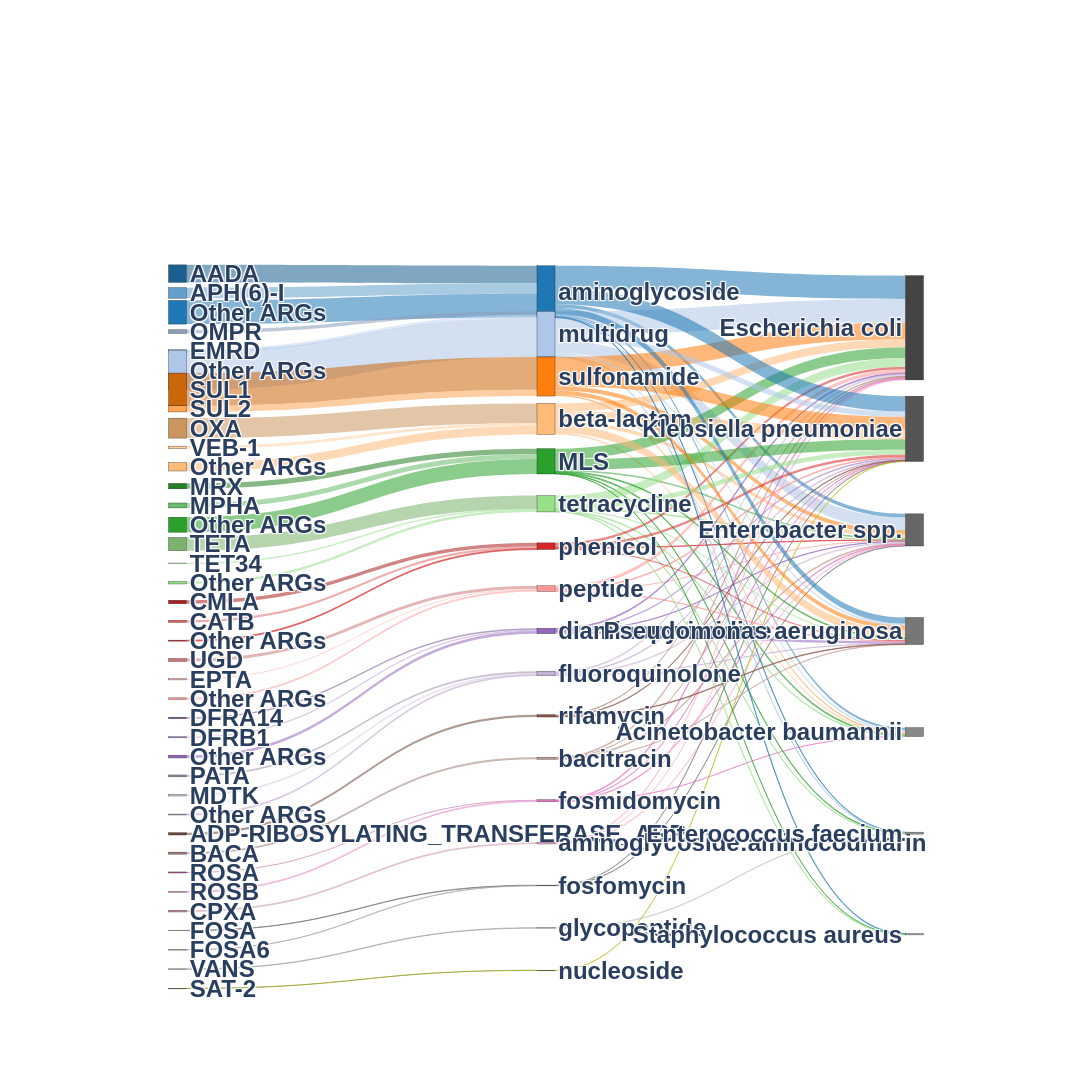

Here is the notebook cell this chart was saved with:
### Code cell
# Make all Sankey labels bold
labels = [f"<b>{label}</b>" for label in labels]

fig.update_layout(
    width=2200,
    height=3600,

    margin=dict(
        l=170,
        r=170,
        t=270,
        b=100
    ),

    font=dict(
        family="Arial",
        size=24
    ),

    paper_bgcolor="white",
    plot_bgcolor="white"
)

fig.show()

### Figure 1 — Plotly figure (JSON) as saved in the notebook; plotly's stock layout.template omitted (floating-point values rounded to 4 significant figures)
{"data": [{"arrangement": "fixed", "link": {"color": ["rgba(107,188,107,0.55)", "rgba(35,128,35,0.55)", "rgba(44,160,44,0.55)", "rgba(25,95,144,0.55)", "rgba(98,160,203,0.55)", "rgba(31,119,180,0.55)", "rgba(198,146,168,0.55)", "rgba(157,125,118,0.55)", "rgba(204,150,96,0.55)", "rgba(255,187,120,0.55)", "rgba(255,207,160,0.55)", "rgba(118,82,151,0.55)", "rgba(180,149,209,0.55)", "rgba(148,103,189,0.55)", "rgba(214,200,226,0.55)", "rgba(197,176,213,0.55)", "rgba(158,141,170,0.55)", "rgba(102,102,102,0.55)", "rgba(165,165,165,0.55)", "rgba(182,95,155,0.55)", "rgba(235,160,212,0.55)", "rgba(159,159,159,0.55)", "rgba(198,216,239,0.55)", "rgba(139,159,186,0.55)", "rgba(174,199,232,0.55)", "rgba(150,151,27,0.55)", "rgba(255,183,181,0.55)", "rgba(255,152,150,0.55)", "rgba(204,122,120,0.55)", "rgba(226,104,104,0.55)", "rgba(171,31,32,0.55)", "rgba(214,39,40,0.55)", "rgba(112,69,60,0.55)", "rgba(204,102,11,0.55)", "rgba(255,165,86,0.55)", "rgba(152,223,138,0.55)", "rgba(183,233,173,0.55)", "rgba(122,178,110,0.55)", "rgba(44,160,44,0.55)", "rgba(31,119,180,0.55)", "rgba(255,187,120,0.55)", "rgba(227,119,194,0.55)", "rgba(174,199,232,0.55)", "rgba(255,127,14,0.55)", "rgba(152,223,138,0.55)", "rgba(44,160,44,0.55)", "rgba(31,119,180,0.55)", "rgba(247,182,210,0.55)", "rgba(196,156,148,0.55)", "rgba(255,187,120,0.55)", "rgba(148,103,189,0.55)", "rgba(197,176,213,0.55)", "rgba(127,127,127,0.55)", "rgba(227,119,194,0.55)", "rgba(174,199,232,0.55)", "rgba(255,152,150,0.55)", "rgba(214,39,40,0.55)", "rgba(255,127,14,0.55)", "rgba(152,223,138,0.55)", "rgba(44,160,44,0.55)", "rgba(31,119,180,0.55)", "rgba(199,199,199,0.55)", "rgba(174,199,232,0.55)", "rgba(152,223,138,0.55)", "rgba(44,160,44,0.55)", "rgba(31,119,180,0.55)", "rgba(247,182,210,0.55)", "rgba(196,156,148,0.55)", "rgba(255,187,120,0.55)", "rgba(148,103,189,0.55)", "rgba(197,176,213,0.55)", "rgba(227,119,194,0.55)", "rgba(174,199,232,0.55)", "rgba(255,152,150,0.55)", "rgba(214,39,40,0.55)", "rgba(140,86,75,0.55)", "rgba(255,127,14,0.55)", "rgba(152,223,138,0.55)", "rgba(44,160,44,0.55)", "rgba(31,119,180,0.55)", "rgba(247,182,210,0.55)", "rgba(196,156,148,0.55)", "rgba(255,187,120,0.55)", "rgba(148,103,189,0.55)", "rgba(197,176,213,0.55)", "rgba(127,127,127,0.55)", "rgba(227,119,194,0.55)", "rgba(174,199,232,0.55)", "rgba(188,189,34,0.55)", "rgba(255,152,150,0.55)", "rgba(214,39,40,0.55)", "rgba(140,86,75,0.55)", "rgba(255,127,14,0.55)", "rgba(152,223,138,0.55)", "rgba(44,160,44,0.55)", "rgba(31,119,180,0.55)", "rgba(196,156,148,0.55)", "rgba(255,187,120,0.55)", "rgba(148,103,189,0.55)", "rgba(197,176,213,0.55)", "rgba(174,199,232,0.55)", "rgba(255,152,150,0.55)", "rgba(214,39,40,0.55)", "rgba(140,86,75,0.55)", "rgba(255,127,14,0.55)", "rgba(152,223,138,0.55)", "rgba(44,160,44,0.55)", "rgba(31,119,180,0.55)", "rgba(152,223,138,0.55)"], "hovertemplate": "<b>%{source.label}</b> → <b>%{target.label}</b><br>Read associations: %{value:,}<extra></extra>", "source": [12, 11, 13, 0, 1, 2, 33, 30, 8, 10, 9, 23, 24, 25, 27, 28, 26, 34, 35, 31, 32, 36, 4, 3, 5, 37, 21, 22, 20, 18, 17, 19, 29, 6, 7, 16, 15, 14, 42, 38, 41, 50, 39, 40, 43, 42, 38, 51, 49, 41, 46, 47, 52, 50, 39, 45, 44, 40, 43, 42, 38, 53, 39, 43, 42, 38, 51, 49, 41, 46, 47, 50, 39, 45, 44, 48, 40, 43, 42, 38, 51, 49, 41, 46, 47, 52, 50, 39, 54, 45, 44, 48, 40, 43, 42, 38, 49, 41, 46, 47, 39, 45, 44, 48, 40, 43, 42, 38, 43], "target": [42, 42, 42, 38, 38, 38, 51, 49, 41, 41, 41, 46, 46, 46, 47, 47, 47, 52, 52, 50, 50, 53, 39, 39, 39, 54, 45, 45, 45, 44, 44, 44, 48, 40, 40, 43, 43, 43, 59, 59, 59, 59, 59, 59, 59, 57, 57, 57, 57, 57, 57, 57, 57, 57, 57, 57, 57, 57, 57, 60, 60, 60, 60, 60, 55, 55, 55, 55, 55, 55, 55, 55, 55, 55, 55, 55, 55, 55, 56, 56, 56, 56, 56, 56, 56, 56, 56, 56, 56, 56, 56, 56, 56, 56, 58, 58, 58, 58, 58, 58, 58, 58, 58, 58, 58, 58, 61, 61, 61], "value": [50, 55, 153, 179, 108, 242, 18, 21, 203, 86, 27, 14, 12, 28, 16, 10, 19, 4, 3, 11, 9, 5, 32, 37, 397, 1, 12, 16, 30, 23, 35, 10, 24, 336, 63, 26, 7, 134, 10, 25, 13, 1, 20, 14, 7, 15, 36, 8, 9, 34, 3, 17, 4, 7, 130, 12, 3, 45, 5, 6, 3, 5, 3, 3, 109, 238, 9, 10, 83, 10, 20, 10, 240, 37, 25, 13, 170, 90, 106, 156, 1, 1, 100, 17, 6, 3, 2, 56, 1, 8, 27, 5, 128, 48, 9, 64, 1, 86, 24, 2, 17, 1, 13, 6, 42, 11, 3, 7, 3]}, "node": {"color": ["#195f90", "#62a0cb", "#1f77b4", "#8b9fba", "#c6d8ef", "#aec7e8", "#cc660b", "#ffa556", "#cc9660", "#ffcfa0", "#ffbb78", "#238023", "#6bbc6b", "#2ca02c", "#7ab26e", "#b7e9ad", "#98df8a", "#ab1f20", "#e26868", "#d62728", "#cc7a78", "#ffb7b5", "#ff9896", "#765297", "#b495d1", "#9467bd", "#9e8daa", "#d6c8e2", "#c5b0d5", "#70453c", "#9d7d76", "#b65f9b", "#eba0d4", "#c692a8", "#666666", "#a5a5a5", "#9f9f9f", "#96971b", "#1f77b4", "#aec7e8", "#ff7f0e", "#ffbb78", "#2ca02c", "#98df8a", "#d62728", "#ff9896", "#9467bd", "#c5b0d5", "#8c564b", "#c49c94", "#e377c2", "#f7b6d2", "#7f7f7f", "#c7c7c7", "#bcbd22", "#444444", "#555555", "#666666", "#777777", "#888888", "#999999", "#AAAAAA"], "hovertemplate": "<b>%{label}</b><extra></extra>", "label": ["<b><b><b><b>AADA</b></b></b></b>", "<b><b><b><b>APH(6)-I</b></b></b></b>", "<b><b><b><b>Other ARGs</b></b></b></b>", "<b><b><b><b>OMPR</b></b></b></b>", "<b><b><b><b>EMRD</b></b></b></b>", "<b><b><b><b>Other ARGs</b></b></b></b>", "<b><b><b><b>SUL1</b></b></b></b>", "<b><b><b><b>SUL2</b></b></b></b>", "<b><b><b><b>OXA</b></b></b></b>", "<b><b><b><b>VEB-1</b></b></b></b>", "<b><b><b><b>Other ARGs</b></b></b></b>", "<b><b><b><b>MRX</b></b></b></b>", "<b><b><b><b>MPHA</b></b></b></b>", "<b><b><b><b>Other ARGs</b></b></b></b>", "<b><b><b><b>TETA</b></b></b></b>", "<b><b><b><b>TET34</b></b></b></b>", "<b><b><b><b>Other ARGs</b></b></b></b>", "<b><b><b><b>CMLA</b></b></b></b>", "<b><b><b><b>CATB</b></b></b></b>", "<b><b><b><b>Other ARGs</b></b></b></b>", "<b><b><b><b>UGD</b></b></b></b>", "<b><b><b><b>EPTA</b></b></b></b>", "<b><b><b><b>Other ARGs</b></b></b></b>", "<b><b><b><b>DFRA14</b></b></b></b>", "<b><b><b><b>DFRB1</b></b></b></b>", "<b><b><b><b>Other ARGs</b></b></b></b>", "<b><b><b><b>PATA</b></b></b></b>", "<b><b><b><b>MDTK</b></b></b></b>", "<b><b><b><b>Other ARGs</b></b></b></b>", "<b><b><b><b>ADP-RIBOSYLATING_TRANSFERASE_ARR</b></b></b></b>", "<b><b><b><b>BACA</b></b></b></b>", "<b><b><b><b>ROSA</b></b></b></b>", "<b><b><b><b>ROSB</b></b></b></b>", "<b><b><b><b>CPXA</b></b></b></b>", "<b><b><b><b>FOSA</b></b></b></b>", "<b><b><b><b>FOSA6</b></b></b></b>", "<b><b><b><b>VANS</b></b></b></b>", "<b><b><b><b>SAT-2</b></b></b></b>", "<b><b><b><b>aminoglycoside</b></b></b></b>", "<b><b><b><b>multidrug</b></b></b></b>", "<b><b><b><b>sulfonamide</b></b></b></b>", "<b><b><b><b>beta-lactam</b></b></b></b>", "<b><b><b><b>MLS</b></b></b></b>", "<b><b><b><b>tetracycline</b></b></b></b>", "<b><b><b><b>phenicol</b></b></b></b>", "<b><b><b><b>peptide</b></b></b></b>", "<b><b><b><b>diaminopyrimidine</b></b></b></b>", "<b><b><b><b>fluoroquinolone</b></b></b></b>", "<b><b><b><b>rifamycin</b></b></b></b>", "<b><b><b><b>bacitracin</b></b></b></b>", "<b><b><b><b>fosmidomycin</b></b></b></b>", "<b><b><b><b>aminoglycoside:aminocoumarin</b></b></b></b>", "<b><b><b><b>fosfomycin</b></b></b></b>", "<b><b><b><b>glycopeptide</b></b></b></b>", "<b><b><b><b>nucleoside</b></b></b></b>", "<b><b><b><b>Escherichia coli</b></b></b></b>", "<b><b><b><b>Klebsiella pneumoniae</b></b></b></b>", "<b><b><b><b>Enterobacter spp.</b></b></b></b>", "<b><b><b><b>Pseudomonas aeruginosa</b></b></b></b>", "<b><b><b><b>Acinetobacter baumannii</b></b></b></b>", "<b><b><b><b>Enterococcus faecium</b></b></b></b>", "<b><b><b><b>Staphylococcus aureus</b></b></b></b>"], "line": {"color": "rgba(0,0,0,0.6)", "width": 0.5}, "pad": 25, "thickness": 18, "x": [0.01, 0.01, 0.01, 0.01, 0.01, 0.01, 0.01, 0.01, 0.01, 0.01, 0.01, 0.01, 0.01, 0.01, 0.01, 0.01, 0.01, 0.01, 0.01, 0.01, 0.01, 0.01, 0.01, 0.01, 0.01, 0.01, 0.01, 0.01, 0.01, 0.01, 0.01, 0.01, 0.01, 0.01, 0.01, 0.01, 0.01, 0.01, 0.5, 0.5, 0.5, 0.5, 0.5, 0.5, 0.5, 0.5, 0.5, 0.5, 0.5, 0.5, 0.5, 0.5, 0.5, 0.5, 0.5, 0.99, 0.99, 0.99, 0.99, 0.99, 0.99, 0.99], "y": [0.005, 0.03176, 0.05851, 0.08527, 0.112, 0.1388, 0.1655, 0.1923, 0.2191, 0.2458, 0.2726, 0.2993, 0.3261, 0.3528, 0.3796, 0.4064, 0.4331, 0.4599, 0.4866, 0.5134, 0.5401, 0.5669, 0.5936, 0.6204, 0.6472, 0.6739, 0.7007, 0.7274, 0.7542, 0.7809, 0.8077, 0.8345, 0.8612, 0.888, 0.9147, 0.9415, 0.9682, 0.995, 0.03, 0.08875, 0.1475, 0.2062, 0.265, 0.3237, 0.3825, 0.4413, 0.5, 0.5587, 0.6175, 0.6763, 0.735, 0.7937, 0.8525, 0.9113, 0.97, 0.08, 0.22, 0.36, 0.5, 0.64, 0.78, 0.92]}, "type": "sankey"}], "layout": {"font": {"family": "Arial", "size": 24}, "height": 3600, "margin": {"b": 100, "l": 170, "r": 170, "t": 270}, "paper_bgcolor": "white", "plot_bgcolor": "white", "width": 2200}}
